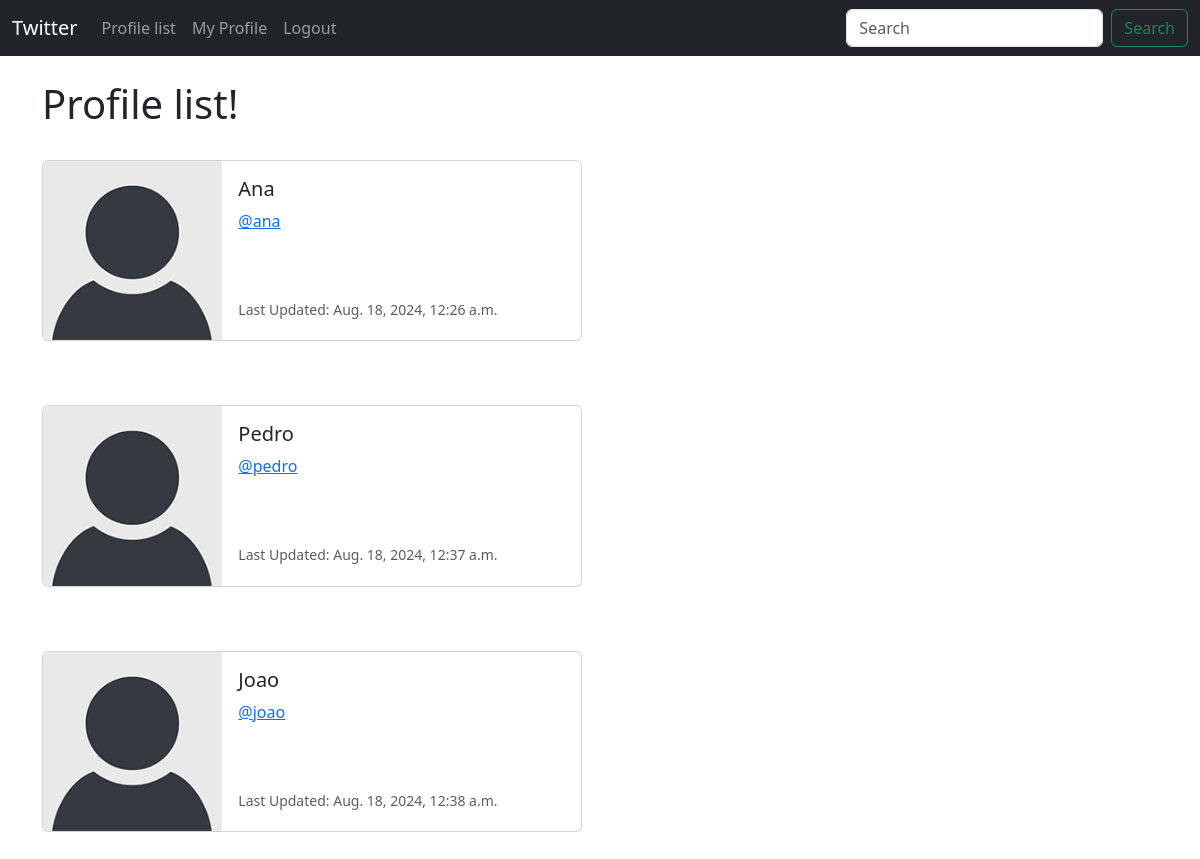
Screenshot of /profile_list/ (signed in) with the database file from the repository.
### twitter/models.py (models this page shows, shortened)
class Profile(models.Model):
    user = models.OneToOneField(User, on_delete=models.CASCADE)
    follows = models.ManyToManyField("self",
                                     related_name="followed_by",
                                     symmetrical=False,
                                     blank=True)
    date_modified = models.DateTimeField(User, auto_now=True)

### twitter/views.py (the view)
# urls.py: path('profile_list/', views.profile_list, name='profile_list'),
def profile_list(request):
    if request.user.is_authenticated:
        profiles = Profile.objects.exclude(user=request.user)
        return render(request, 'profile_list.html', {"profiles": profiles})
    else:
        messages.success(request, ("You Must Be Logged In To View This Page..."))
        return redirect('home')

### twitter/templates/profile_list.html
{% extends 'base.html' %}
{% load static %}
{% block content %}
    <h1>Profile list!</h1>
<br/>
{% if profiles %}
    {% for profile in profiles %}
    <div class="card mb-3" style="max-width: 540px;">
        <div class="row g-0">
          <div class="col-md-4">
            <img src="{% static 'images/default_profile_pic.png' %}" class="img-fluid rounded-start" alt="Profile img">
          </div>
          <div class="col-md-8">
            <div class="card-body">
              <h5 class="card-title">{{ profile.user.username }}</h5>
              <p class="card-text"><a href="{% url 'profile' profile.user.id %}">@{{ profile.user.username | lower }}</a></p><br/><br/>
              <p class="card-text"><small class="text-body-secondary">Last Updated: {{ profile.date_modified }}</small></p>
            </div>
          </div>
        </div>
      </div>
      <br/><br/>
    {%endfor%}
{% endif %}
{% endblock %}

### rows the page displays
Profile: user.username "Ana", user.username "ana", date_modified "Aug. 18, 2024, 12:26 a.m."
Profile: user.username "Pedro", user.username "pedro", date_modified "Aug. 18, 2024, 12:37 a.m."
Profile: user.username "Joao", user.username "joao", date_modified "Aug. 18, 2024, 12:38 a.m."
